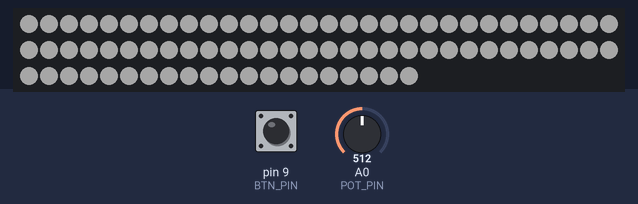
A sketch run on a simulated Arduino Uno, built with avr-gcc and run on an emulated ATmega328P. Parts: 80 RGB LEDs in strip order, left to right, continuing on the next row. Inputs (shaded band) come from the test bench; at power-on: pin 9 (BTN_PIN) HIGH, A0 (POT_PIN) = 512. Dim RGB values are drawn brighter than linear; random numbers use the default seed unless the sketch sets one.

Above: at 1.2 s.
1.3 s: pin 9 (BTN_PIN) pulled LOW for 0.15 s
At 2.2 s:
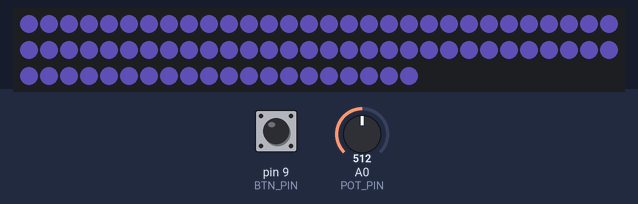
3.0 s: A0 (POT_PIN) set to 69
4.5 s: pin 9 (BTN_PIN) pulled LOW for 0.15 s
At 5.6 s:
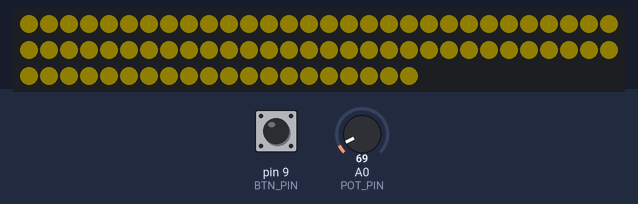
6.2 s: pin 9 (BTN_PIN) pulled LOW for 0.15 s
At 6.56 s:
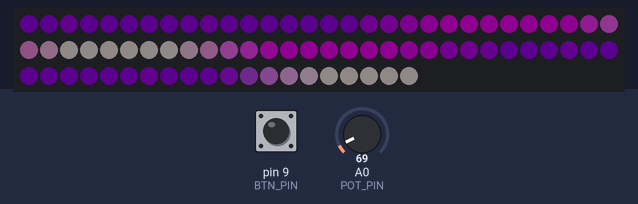
6.9 s: pin 9 (BTN_PIN) pulled LOW for 0.15 s
At 7.47 s:
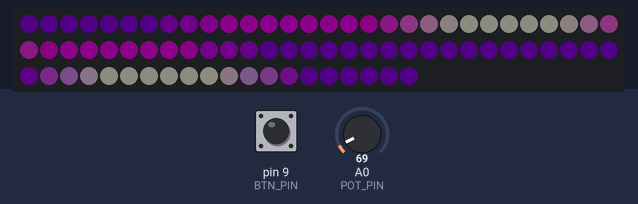
7.6 s: A0 (POT_PIN) set to 306
At 7.77 s:
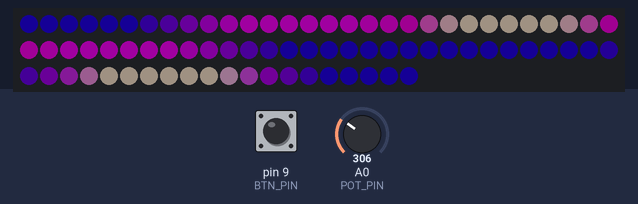
Timing chart, 0 to 10.6 s (numbered marks = the images above; inputs shaded):
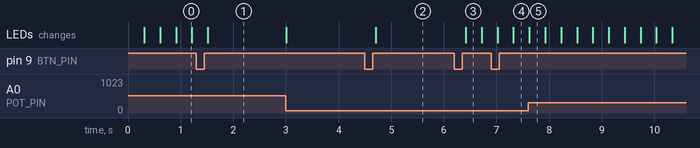

The sketch:

one_button_patterns.ino
```cpp
#include <FastLED.h>
#include <OneButton.h>

#define NUM_LEDS  80
#define LED_PIN   6
#define BTN_PIN   9
#define POT_PIN   A0

CRGB leds[NUM_LEDS];

uint8_t patternCounter = 0;

// Push button connected between pin 9 and GND (no resistor required)
OneButton btn = OneButton(BTN_PIN, true, true);


CRGBPalette16 myPal = CRGBPalette16(
     CRGB::DarkViolet,
    CRGB::DarkViolet,
    CRGB::DarkViolet,
    CRGB::DarkViolet,

    CRGB::Magenta,
    CRGB::Magenta,
    CRGB::Linen,
    CRGB::Linen,

    CRGB::Magenta,
    CRGB::Magenta,
    CRGB::DarkViolet,
    CRGB::DarkViolet,

    CRGB::DarkViolet,
    CRGB::DarkViolet,
    CRGB::Linen,
    CRGB::Linen
    );

uint8_t paletteIndex = 0;

int whiteness = 0;
uint8_t hueIndex = 0;


void setup() {
  FastLED.addLeds<WS2812B, LED_PIN, GRB>(leds, NUM_LEDS);
  FastLED.setBrightness(50);
  Serial.begin(57600);

  btn.attachClick(nextPattern);
}

void loop() {

  int potRead = analogRead(POT_PIN);
  int brightness = map(potRead, 0, 1023, 0, 240);
  FastLED.setBrightness(brightness);


  switch (patternCounter) {
    case 0:


      EVERY_N_MILLISECONDS(30){
      if(whiteness < 255){
      whiteness= whiteness + 3;
      }
      }

      fill_solid(leds, NUM_LEDS, CRGB(whiteness, whiteness, whiteness));
      break;
    case 1:
      fill_solid(leds, NUM_LEDS, CRGB::DarkSlateBlue);
      break;
    case 2:
      fill_solid(leds, NUM_LEDS, CRGB::Gold);
      break;
    case 3:
      fill_palette(leds, NUM_LEDS, paletteIndex, 255 / NUM_LEDS, myPal, 255, LINEARBLEND);
      EVERY_N_MILLISECONDS(20){
        paletteIndex++;
      }
      break;
    case 4:
      EVERY_N_MILLISECONDS(800){
        leds[random8(0, NUM_LEDS - 1)] = ColorFromPalette(myPal, random8(), 255, LINEARBLEND);
      }

      fadeToBlackBy(leds, NUM_LEDS, 1);
      break;
    case 5:
      fill_solid(leds, NUM_LEDS, CRGB::Red);
      break;
    case 6:
      fill_rainbow2(leds,NUM_LEDS,hueIndex,255/NUM_LEDS);
      EVERY_N_MILLISECONDS(45
      ){
      hueIndex = hueIndex+1;
      }
      break;

  }

  FastLED.show();
  btn.tick();
}

void nextPattern() {
  patternCounter = (patternCounter + 1) % 7;           // Change the number after the % to the number of patterns you have
}

//------- Put your patterns below -------//

int pixelShift(int wantedPixel){
  int actualPixel;
  if(wantedPixel >= 13 && wantedPixel <= 79){
    actualPixel = wantedPixel - 13;
  }
  if(wantedPixel >= 0 && wantedPixel <= 12){
    actualPixel = wantedPixel + 67;
  }
  return actualPixel;
}

void movingDots() {

  uint16_t posBeat  = beatsin16(30, 0, NUM_LEDS - 1, 0, 0);
  uint16_t posBeat2 = beatsin16(60, 0, NUM_LEDS - 1, 0, 0);

  uint16_t posBeat3 = beatsin16(30, 0, NUM_LEDS - 1, 0, 32767);
  uint16_t posBeat4 = beatsin16(60, 0, NUM_LEDS - 1, 0, 32767);

  // Wave for LED color
  uint8_t colBeat  = beatsin8(45, 0, 255, 0, 0);

  leds[(posBeat + posBeat2) / 2]  = CHSV(colBeat, 255, 255);
  leds[(posBeat3 + posBeat4) / 2]  = CHSV(colBeat, 255, 255);

  fadeToBlackBy(leds, NUM_LEDS, 10);
}


void rainbowBeat() {

  uint16_t beatA = beatsin16(30, 0, 255);
  uint16_t beatB = beatsin16(20, 0, 255);
  fill_rainbow(leds, NUM_LEDS, (beatA+beatB)/2, 8);
}


void redWhiteBlue() {

  uint16_t sinBeat   = beatsin16(30, 0, NUM_LEDS - 1, 0, 0);


  leds[sinBeat]   = CRGB::Red;


  fadeToBlackBy(leds, NUM_LEDS, 10);
}


void fill_rainbow2( struct CRGB * pFirstLED, int numToFill,
                  uint8_t initialhue,
                  uint8_t deltahue )
{
    CHSV hsv;
    hsv.hue = initialhue;
    hsv.val = 255;
    hsv.sat = 255;
    for( int i = 0; i < numToFill; ++i) {
        pFirstLED[i] = hsv;
        hsv.hue += deltahue;
    }
}
```

Measured:
- after the input at 4.5 s, the LEDs: change after 0.21 s (image 2)
- after the input at 6.2 s, the LEDs: change after 0.21 s (image 3)
